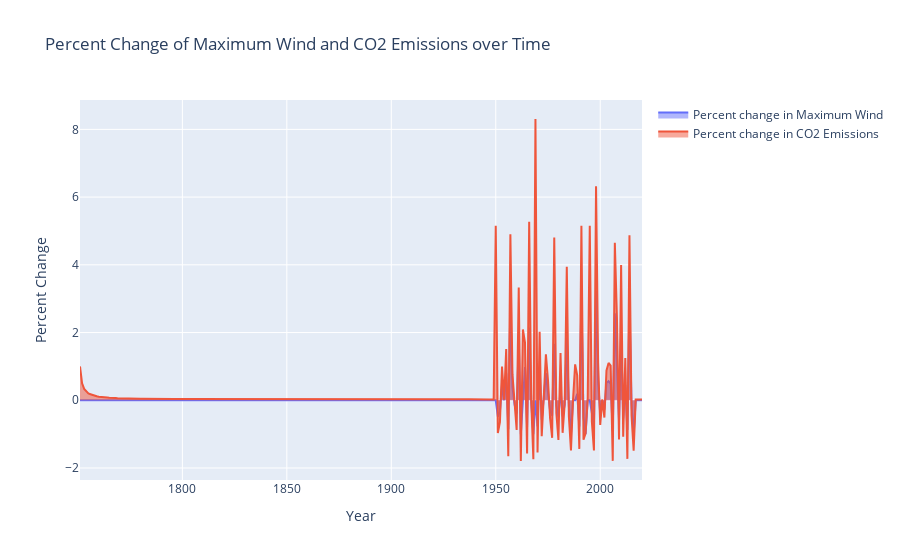

Notebook source saved alongside this figure:
### Code cell
min_val = min(percent_change.min(), percent_change_hurr.min())
max_val = max(percent_change.max(), percent_change_hurr.max())

fig = make_subplots(rows=1, cols=1, shared_xaxes=True, vertical_spacing=0.1)

fig.add_trace(go.Scatter(x=percent_change_hurr.index, y=percent_change_hurr.values, name='Percent change in Maximum Wind', fill='tozeroy', stackgroup='group'), row=1, col=1)

fig.add_trace(go.Scatter(x=percent_change.index, y=percent_change.values, name='Percent change in CO2 Emissions', fill='tozeroy', stackgroup='group'), row=1, col=1)

fig.update_layout(
    title='Percent Change of Maximum Wind and CO2 Emissions over Time',
    xaxis_title='Year',
    yaxis_title='Percent Change',
    yaxis_range=[min_val, max_val]
)

fig.show()

### Figure 1 — Plotly figure (JSON) as saved in the notebook; plotly's stock layout.template omitted (floating-point values rounded to 4 significant figures; data arrays with more than 128 entries replaced by an {"elided": "..."} marker saying what was removed)
{"data": [{"fill": "tozeroy", "name": "Percent change in Maximum Wind", "stackgroup": "group", "type": "scatter", "x": [1950, 1951, 1952, 1953, 1954, 1955, 1956, 1957, 1958, 1959, 1960, 1961, 1962, 1963, 1964, 1965, 1966, 1967, 1968, 1969, 1970, 1971, 1972, 1973, 1974, 1975, 1976, 1977, 1978, 1979, 1980, 1981, 1982, 1983, 1984, 1985, 1986, 1988, 1989, 1990, 1991, 1992, 1993, 1995, 1996, 1997, 1998, 1999, 2000, 2001, 2002, 2003, 2004, 2005, 2006, 2007, 2008, 2009, 2010, 2011, 2012, 2013, 2014, 2015, 2016], "xaxis": "x", "y": [null, -0.4803, -0.3333, 0.4545, 0, 0.7969, -0.8609, 2.812, 0.3934, -0.1294, -0.3919, 1.756, -1, null, 0.9839, -0.7805, 2.148, -0.08235, -1, null, -0.7701, 0.95, -0.5769, 0.09091, 0.8056, 0.2154, -0.3038, -0.4545, 1.667, -0.15, -0.5147, 0.3333, -0.4773, -0.1304, 1.85, -0.1754, -1, null, 0.193, -0.7794, 3.067, -0.5082, -1, null, -0.3145, -0.7412, 3.227, 0.5699, -0.411, 0, -0.2791, 0.5161, 0.5638, 0.483, -0.9037, 2.571, 1.053, -0.5974, 1.919, -0.5359, 0.4524, -0.877, 2.8, -0.1404, -1], "yaxis": "y"}, {"fill": "tozeroy", "name": "Percent change in CO2 Emissions", "stackgroup": "group", "type": "scatter", "x": {"elided": "270 int values"}, "xaxis": "x", "y": {"elided": "270 float values"}, "yaxis": "y"}], "layout": {"title": {"text": "Percent Change of Maximum Wind and CO2 Emissions over Time"}, "xaxis": {"anchor": "y", "domain": [0, 1], "title": {"text": "Year"}}, "yaxis": {"anchor": "x", "domain": [0, 1], "range": [-1, null], "title": {"text": "Percent Change"}}}}
